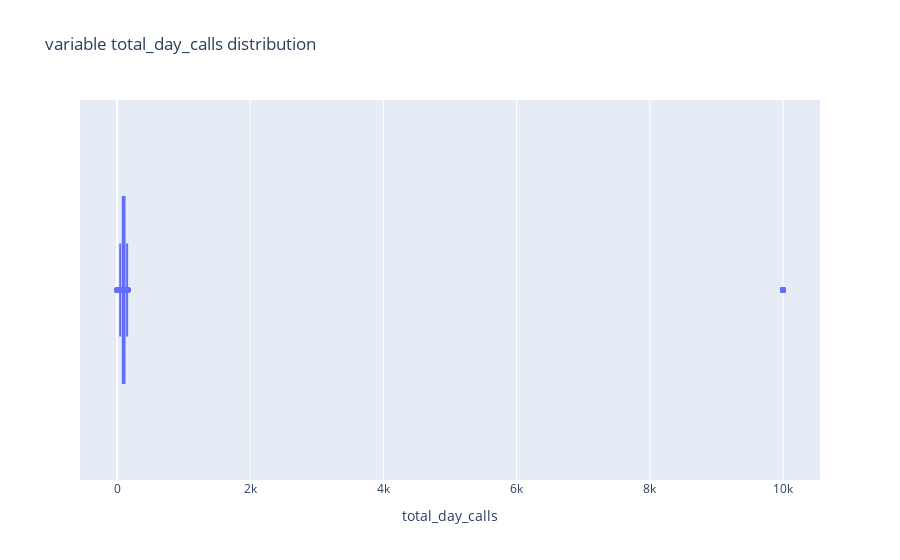

The code cell stored with this chart in its notebook:
### Markdown cell above
### Missing no declared

### Code cell
# Boxplot
px.box(data, x='total_day_calls', title='variable total_day_calls distribution')

### Figure 1 — Plotly figure (JSON) as saved in the notebook; plotly's stock layout.template omitted (floating-point values rounded to 4 significant figures; data arrays with more than 128 entries replaced by an {"elided": "..."} marker saying what was removed)
{"data": [{"alignmentgroup": "True", "hovertemplate": "total_day_calls=%{x}<extra></extra>", "legendgroup": "", "marker": {"color": "#636efa"}, "name": "", "notched": false, "offsetgroup": "", "orientation": "h", "showlegend": false, "type": "box", "x": {"elided": "5000 int values"}, "x0": " ", "xaxis": "x", "y0": " ", "yaxis": "y"}], "layout": {"boxmode": "group", "legend": {"tracegroupgap": 0}, "title": {"text": "variable total_day_calls distribution"}, "xaxis": {"anchor": "y", "domain": [0, 1], "title": {"text": "total_day_calls"}}, "yaxis": {"anchor": "x", "domain": [0, 1]}}}
